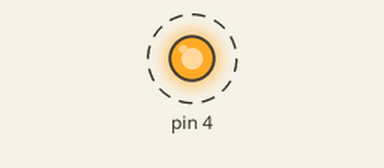
The sketch below on a simulated Arduino Uno, built with avr-gcc and run on an emulated ATmega328P. Shown: output pins drawn as LEDs (lit = HIGH). Dashed ring = blinking.

Above: at 0.1 s.
Timing chart, 0 to 3.0 s (numbered marks = the images above):
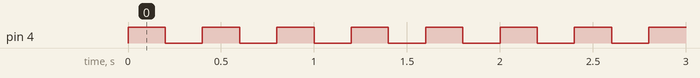

The sketch:

02-01_blink.ino
```cpp
void setup() {
  pinMode(4, OUTPUT);  //1
}

void loop() {
  digitalWrite(4, HIGH);  //
  delay(200);  //
  digitalWrite(4, LOW);  //
  delay(200);
}
```

Measured:
- by itself, pin 4: alternates HIGH for 0.20 s and LOW for 0.20 s
